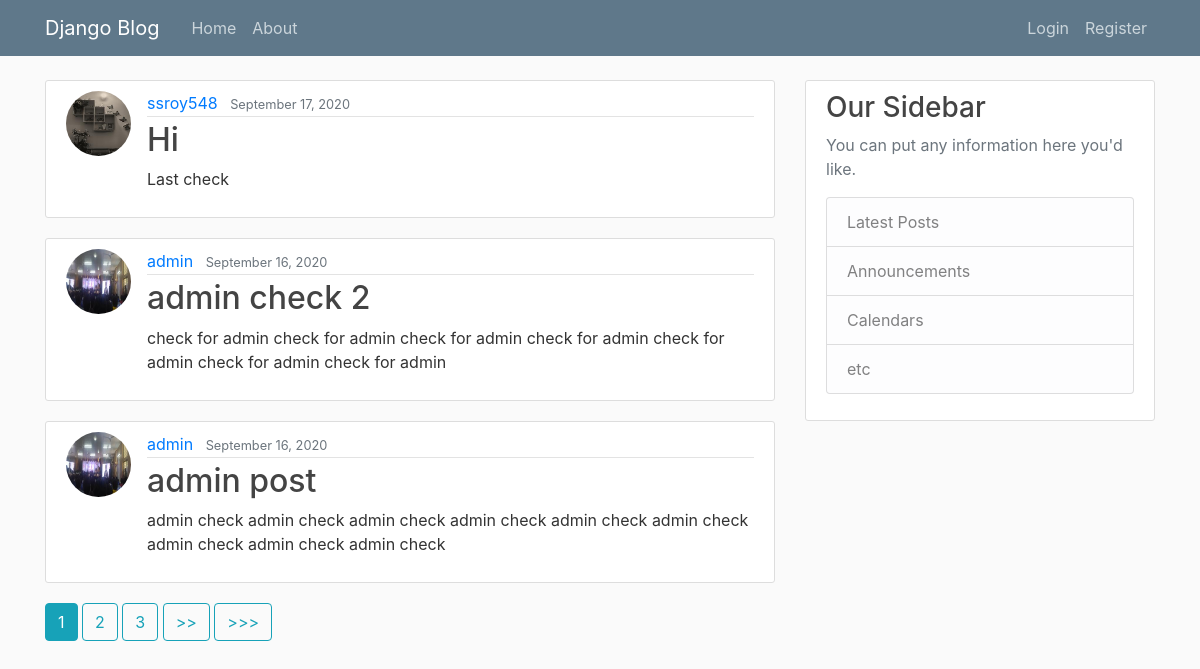
The page / on the database its author committed.
### blog/models.py (models this page shows, shortened)
class Post(models.Model):
    title = models.CharField(max_length=100)
    content = models.TextField()
    date_posted = models.DateTimeField(default=timezone.now)
    author = models.ForeignKey(User,on_delete=models.CASCADE)

### users/models.py (models this page shows, shortened)
class Profile(models.Model):
    user = models.OneToOneField(User,on_delete=models.CASCADE)
    image = models.ImageField(default='default.jpg',upload_to='profile_pics')

### blog/views.py (the view)
# urls.py: path('', PostListView.as_view(), name='blog-home'),
class PostListView(ListView):
    model = Post
    template_name = 'blog/home.html'
    context_object_name = 'posts'
    ordering = ['-date_posted']
    paginate_by = 3

### blog/templates/blog/home.html (shortened to what this page needs)
{% extends 'blog/base.html' %}
{% block content %}
    {% for post in posts %}
        <article class="media content-section">
            <img class="rounded-circle article-img" src="{{ post.author.profile.image.url }}">
          <div class="media-body">
            <div class="article-metadata">
              <a class="mr-2" href="{% url 'user-posts' post.author.username %}">{{ post.author }}</a>
              <small class="text-muted">{{ post.date_posted|date:"F d, Y" }}</small>
            </div>
            <h2><a class="article-title" href="{% url 'post-detail' post.id %}">{{ post.title }}</a></h2>
            <p class="article-content">{{ post.content }}</p>
          </div>
        </article>
    {% endfor %}
    {% if is_paginated %}
      {% for num in page_obj.paginator.page_range %}
        {% if page_obj.number == num %}
          <a class="btn btn-info mb-4" href="?page={{ num }}">{{ num }}</a>
        {% elif num > page_obj.number|add:'-3' and num < page_obj.number|add:'3' %}
          <a class="btn btn-outline-info mb-4" href="?page={{ num }}">{{ num }}</a>
        {% endif %}
      {% endfor %}
      {% if page_obj.has_next %}
        <a class="btn btn-outline-info mb-4" href="?page={{ page_obj.next_page_number }}"> >> </a>
        <a class="btn btn-outline-info mb-4" href="?page={{ page_obj.paginator.num_pages }}"> >>> </a>
      {% endif %}
    {% endif %}
{% endblock %}

### blog/templates/blog/base.html (shortened to what this page needs)
<!DOCTYPE html>
{% load static %}
<html lang="en" dir="ltr">
  <head>
    <link rel="stylesheet" href="https://stackpath.bootstrapcdn.com/bootstrap/4.3.1/css/bootstrap.min.css">
    <link rel="stylesheet" type="text/css" href="{% static 'blog/main.css' %}">
  </head>
  <body>
    <header class="site-header">
  <nav class="navbar navbar-expand-md navbar-dark bg-steel fixed-top">
    <div class="container">
      <a class="navbar-brand mr-4" href="/">Django Blog</a>
      <div class="collapse navbar-collapse" id="navbarToggle">
        <div class="navbar-nav mr-auto">
          <a class="nav-item nav-link" href="{% url 'blog-home' %}">Home</a>
          <a class="nav-item nav-link" href="{% url 'blog-about' %}">About</a>
        </div>
        <div class="navbar-nav">
          {% if user.is_authenticated %}
            <a class="nav-item nav-link" href="{% url 'post-create' %}">New Post</a>
            <a class="nav-item nav-link" href="{% url 'profile' %}">Profile</a>
            <a class="nav-item nav-link" href="{% url 'logout' %}">Logout</a>
          {% else %}
            <a class="nav-item nav-link" href="{% url 'login' %}">Login</a>
            <a class="nav-item nav-link" href="{% url 'register' %}">Register</a>
          {% endif %}
        </div>
      </div>
    </div>
  </nav>
</header>
<main role="main" class="container">
<div class="row">
<div class="col-md-8">
  {% block content %}{% endblock %}
</div>
<div class="col-md-4">
  <div class="content-section">
    <h3>Our Sidebar</h3>
    <p class='text-muted'>You can put any information here you'd like.
      <ul class="list-group">
        <li class="list-group-item list-group-item-light">Latest Posts</li>
        <li class="list-group-item list-group-item-light">Announcements</li>
        <li class="list-group-item list-group-item-light">Calendars</li>
        <li class="list-group-item list-group-item-light">etc</li>
      </ul>
    </p>
  </div>
</div>
</div>
</main>
  </body>
</html>

### blog/static/blog/main.css (style rules this page uses)
body { background: #fafafa; color: #333333; margin-top: 5rem; }
h1, h2, h3, h4, h5, h6 { color: #444444; }
.bg-steel { background-color: #5f788a; }
.site-header .navbar-nav .nav-link { color: #cbd5db; }
.content-section { background: #ffffff; padding: 10px 20px; border: 1px solid #dddddd; border-radius: 3px; margin-bottom: 20px; }
.article-title { color: #444444; }
.article-content { white-space: pre-line; }
.article-img { height: 65px; width: 65px; margin-right: 16px; }
.article-metadata { padding-bottom: 1px; margin-bottom: 4px; border-bottom: 1px solid #e3e3e3 }

### rows shown on the page
Post: author.profile.image (picture), author "ssroy548", date_posted "September 17, 2020", title "Hi", content "Last check"
Post: author.profile.image (picture), author "admin", date_posted "September 16, 2020", title "admin check 2", content "check for admin check for admin check for admin check for admin check for admin check for admin check for admin"
Post: author.profile.image (picture), author "admin", date_posted "September 16, 2020", title "admin post", content "admin check admin check admin check admin check admin check admin check admin check admin check admin check"

### other values the page prints
{{ num }} "1"
{{ num }} "2" "3"
